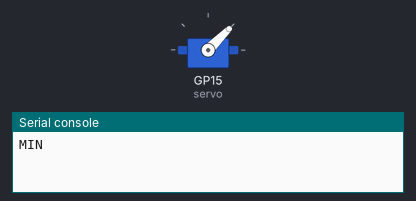
Bench run of a program on a simulated Raspberry Pi Pico running MicroPython. Parts: servo, the last lines printed to the serial console. Servo angles are drawn from the pulse width (0.5 ms = 0°, 2.5 ms = 180°).

Above: at 0.05 s.
At 3.0 s:
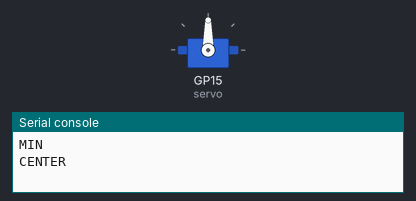
At 6.0 s:
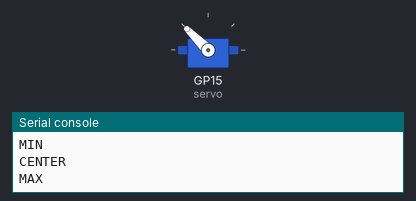
Timing chart, 0 to 7.8 s (numbered marks = the images above):
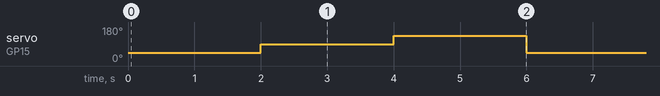

Measured:
- by itself, servo on GP15 (servo): repeats every 6.0 s: 135° 2.0 s, 45° 2.0 s, 90° 2.0 s

The program:

servo_test.py
```python
from machine import Pin, PWM
from time import sleep

servo = PWM(Pin(15))
servo.freq(50)


def set_pulse(us):
    duty = int(us * 65535 / 20000)
    servo.duty_u16(duty)


while True:
    print("MIN")
    set_pulse(1000)
    sleep(2)

    print("CENTER")
    set_pulse(1500)
    sleep(2)

    print("MAX")
    set_pulse(2000)
    sleep(2)
```
